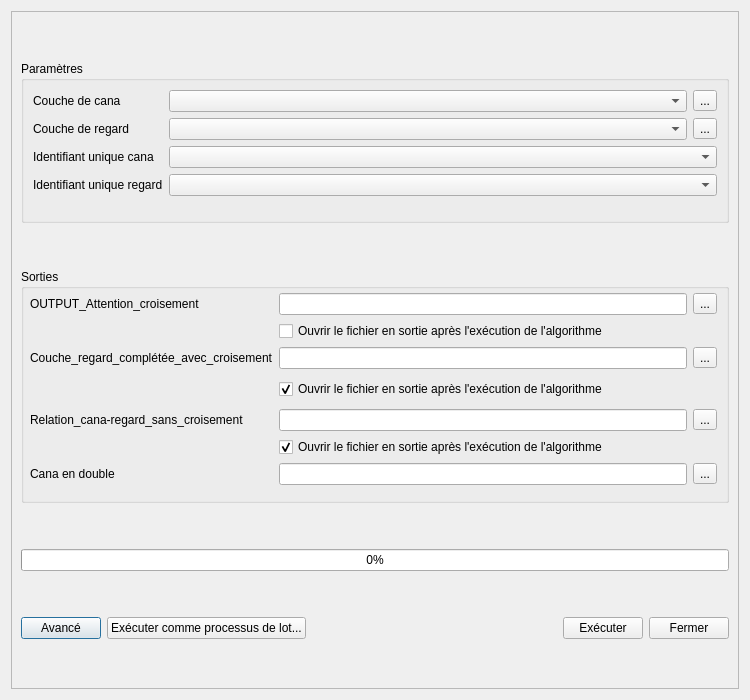
<?xml version="1.0" encoding="UTF-8"?>
<ui version="4.0">
 <class>LiaisonMinicanaDialog</class>
 <widget class="QDialog" name="LiaisonMinicanaDialog">
  <property name="geometry">
   <rect>
    <x>0</x>
    <y>0</y>
    <width>750</width>
    <height>700</height>
   </rect>
  </property>
  <property name="windowTitle">
   <string>ToolBox HU</string>
  </property>
  <layout class="QVBoxLayout" name="verticalLayout_main">
   <item>
    <widget class="QScrollArea" name="scrollArea">
     <property name="widgetResizable">
      <bool>true</bool>
     </property>
     <widget class="QWidget" name="scrollAreaWidgetContents">
      <property name="geometry">
       <rect>
        <x>0</x>
        <y>0</y>
        <width>730</width>
        <height>680</height>
       </rect>
      </property>
      <layout class="QVBoxLayout" name="verticalLayout_scroll">
       <item>
        <widget class="QGroupBox" name="group_input">
         <property name="enabled">
          <bool>true</bool>
         </property>
         <property name="minimumSize">
          <size>
           <width>414</width>
           <height>150</height>
          </size>
         </property>
         <property name="maximumSize">
          <size>
           <width>855</width>
           <height>162</height>
          </size>
         </property>
         <property name="title">
          <string>Paramètres</string>
         </property>
         <layout class="QFormLayout" name="formLayout">
          <property name="horizontalSpacing">
           <number>6</number>
          </property>
          <property name="verticalSpacing">
           <number>6</number>
          </property>
          <property name="leftMargin">
           <number>9</number>
          </property>
          <property name="topMargin">
           <number>9</number>
          </property>
          <property name="rightMargin">
           <number>9</number>
          </property>
          <item row="0" column="0">
           <widget class="QLabel" name="label_couche_cana">
            <property name="text">
             <string>Couche de cana</string>
            </property>
           </widget>
          </item>
          <item row="0" column="1">
           <layout class="QHBoxLayout" name="layout_couche_cana">
            <item>
             <widget class="QComboBox" name="combo_couche_cana"/>
            </item>
            <item>
             <widget class="QToolButton" name="btn_couche_cana">
              <property name="text">
               <string>...</string>
              </property>
             </widget>
            </item>
           </layout>
          </item>
          <item row="1" column="0">
           <widget class="QLabel" name="label_regard">
            <property name="text">
             <string>Couche de regard</string>
            </property>
           </widget>
          </item>
          <item row="1" column="1">
           <layout class="QHBoxLayout" name="layout_couche_regard">
            <item>
             <widget class="QComboBox" name="combo_regard"/>
            </item>
            <item>
             <widget class="QToolButton" name="btn_couche_regard">
              <property name="text">
               <string>...</string>
              </property>
             </widget>
            </item>
           </layout>
          </item>
          <item row="2" column="0">
           <widget class="QLabel" name="label_id_cana">
            <property name="text">
             <string>Identifiant unique cana</string>
            </property>
           </widget>
          </item>
          <item row="2" column="1">
           <widget class="QComboBox" name="combo_id_cana"/>
          </item>
          <item row="3" column="0">
           <widget class="QLabel" name="label_id_regard">
            <property name="text">
             <string>Identifiant unique regard</string>
            </property>
           </widget>
          </item>
          <item row="3" column="1">
           <widget class="QComboBox" name="combo_id_regard"/>
          </item>
         </layout>
        </widget>
       </item>
       <item>
        <widget class="QGroupBox" name="group_outputs">
         <property name="minimumSize">
          <size>
           <width>420</width>
           <height>155</height>
          </size>
         </property>
         <property name="maximumSize">
          <size>
           <width>855</width>
           <height>234</height>
          </size>
         </property>
         <property name="title">
          <string>Sorties</string>
         </property>
         <layout class="QGridLayout" name="gridLayout_outputs">
          <property name="leftMargin">
           <number>6</number>
          </property>
          <property name="topMargin">
           <number>4</number>
          </property>
          <property name="rightMargin">
           <number>9</number>
          </property>
          <property name="bottomMargin">
           <number>15</number>
          </property>
          <property name="spacing">
           <number>6</number>
          </property>
          <item row="6" column="1">
           <widget class="QLineEdit" name="line_double"/>
          </item>
          <item row="2" column="0">
           <widget class="QLabel" name="label_output_croisement">
            <property name="text">
             <string>Couche_regard_complétée_avec_croisement</string>
            </property>
           </widget>
          </item>
          <item row="0" column="2">
           <widget class="QToolButton" name="btn_attention">
            <property name="text">
             <string>...</string>
            </property>
           </widget>
          </item>
          <item row="4" column="0">
           <widget class="QLabel" name="label_output_relation">
            <property name="text">
             <string>Relation_cana-regard_sans_croisement</string>
            </property>
           </widget>
          </item>
          <item row="4" column="2">
           <widget class="QToolButton" name="btn_relation">
            <property name="minimumSize">
             <size>
              <width>0</width>
              <height>0</height>
             </size>
            </property>
            <property name="text">
             <string>...</string>
            </property>
           </widget>
          </item>
          <item row="6" column="0">
           <widget class="QLabel" name="label_output_double">
            <property name="text">
             <string>Cana en double</string>
            </property>
           </widget>
          </item>
          <item row="6" column="2">
           <widget class="QToolButton" name="btn_double">
            <property name="text">
             <string>...</string>
            </property>
           </widget>
          </item>
          <item row="1" column="1">
           <widget class="QCheckBox" name="check_open_attention">
            <property name="text">
             <string>Ouvrir le fichier en sortie après l'exécution de l'algorithme</string>
            </property>
            <property name="checked">
             <bool>false</bool>
            </property>
           </widget>
          </item>
          <item row="5" column="1">
           <widget class="QCheckBox" name="check_open_relation">
            <property name="text">
             <string>Ouvrir le fichier en sortie après l'exécution de l'algorithme</string>
            </property>
            <property name="checked">
             <bool>true</bool>
            </property>
           </widget>
          </item>
          <item row="2" column="1">
           <widget class="QLineEdit" name="line_croisement"/>
          </item>
          <item row="0" column="0">
           <widget class="QLabel" name="label_output_attention">
            <property name="text">
             <string>OUTPUT_Attention_croisement</string>
            </property>
           </widget>
          </item>
          <item row="2" column="2">
           <widget class="QToolButton" name="btn_croisement">
            <property name="text">
             <string>...</string>
            </property>
           </widget>
          </item>
          <item row="0" column="1">
           <widget class="QLineEdit" name="line_attention"/>
          </item>
          <item row="4" column="1">
           <widget class="QLineEdit" name="line_relation"/>
          </item>
          <item row="3" column="1">
           <widget class="QCheckBox" name="check_open_croisement">
            <property name="minimumSize">
             <size>
              <width>0</width>
              <height>0</height>
             </size>
            </property>
            <property name="maximumSize">
             <size>
              <width>16777215</width>
              <height>141</height>
             </size>
            </property>
            <property name="text">
             <string>Ouvrir le fichier en sortie après l'exécution de l'algorithme</string>
            </property>
            <property name="checked">
             <bool>true</bool>
            </property>
            <property name="autoRepeatDelay">
             <number>300</number>
            </property>
           </widget>
          </item>
         </layout>
        </widget>
       </item>
       <item>
        <widget class="QProgressBar" name="progressBar">
         <property name="value">
          <number>0</number>
         </property>
         <property name="format">
          <string>%p%</string>
         </property>
        </widget>
       </item>
       <item>
        <layout class="QHBoxLayout" name="horizontalLayout_buttons">
         <item>
          <widget class="QPushButton" name="btn_advanced">
           <property name="text">
            <string>Avancé</string>
           </property>
          </widget>
         </item>
         <item>
          <widget class="QPushButton" name="btn_batch">
           <property name="text">
            <string>Exécuter comme processus de lot...</string>
           </property>
          </widget>
         </item>
         <item>
          <spacer name="horizontalSpacer_buttons">
           <property name="orientation">
            <enum>Qt::Horizontal</enum>
           </property>
           <property name="sizeHint" stdset="0">
            <size>
             <width>200</width>
             <height>20</height>
            </size>
           </property>
          </spacer>
         </item>
         <item>
          <widget class="QPushButton" name="btn_execute">
           <property name="text">
            <string>Exécuter</string>
           </property>
          </widget>
         </item>
         <item>
          <widget class="QPushButton" name="btn_close">
           <property name="text">
            <string>Fermer</string>
           </property>
          </widget>
         </item>
        </layout>
       </item>
      </layout>
     </widget>
    </widget>
   </item>
  </layout>
 </widget>
 <resources/>
 <connections/>
</ui>
